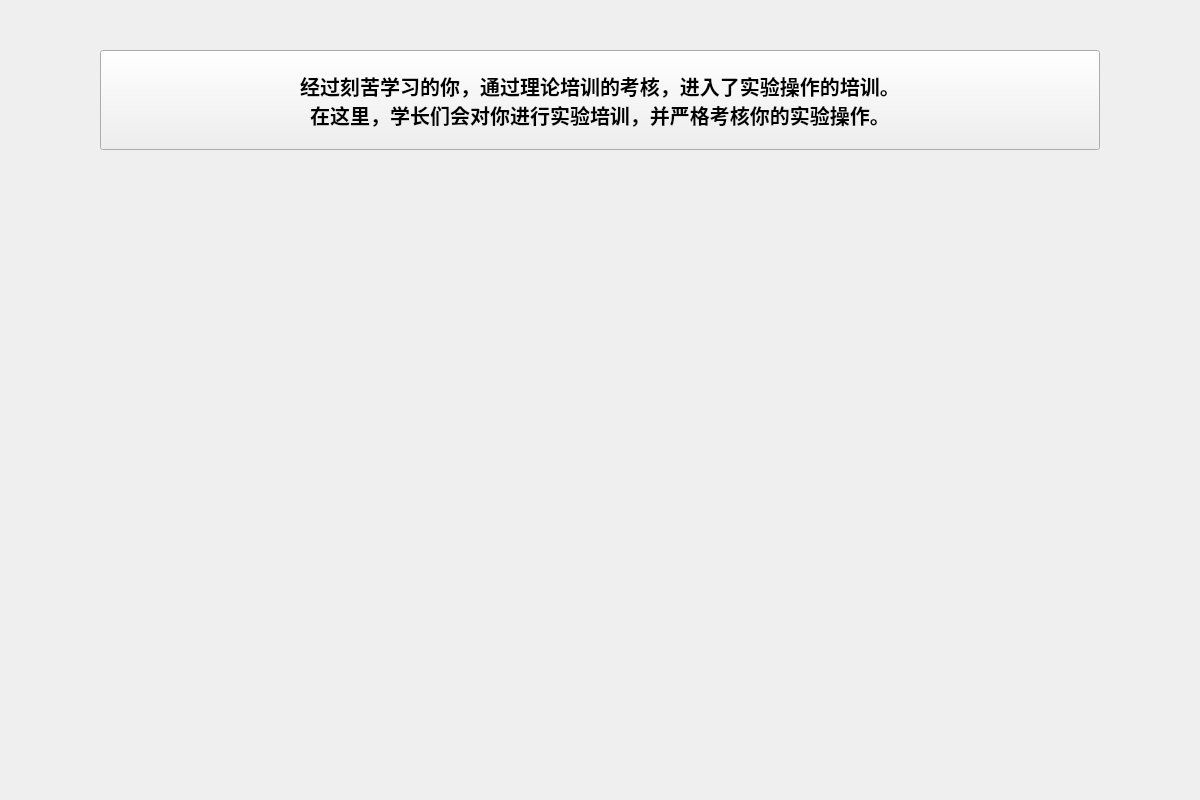
<?xml version="1.0" encoding="UTF-8"?>
<ui version="4.0">
 <class>PPT56</class>
 <widget class="QWidget" name="PPT56">
  <property name="geometry">
   <rect>
    <x>0</x>
    <y>0</y>
    <width>1200</width>
    <height>800</height>
   </rect>
  </property>
  <property name="windowTitle">
   <string>Form</string>
  </property>
  <widget class="QPushButton" name="pushButton">
   <property name="geometry">
    <rect>
     <x>100</x>
     <y>50</y>
     <width>1000</width>
     <height>100</height>
    </rect>
   </property>
   <property name="font">
    <font>
     <pointsize>15</pointsize>
     <weight>75</weight>
     <bold>true</bold>
    </font>
   </property>
   <property name="text">
    <string>经过刻苦学习的你，通过理论培训的考核，进入了实验操作的培训。
在这里，学长们会对你进行实验培训，并严格考核你的实验操作。</string>
   </property>
  </widget>
 </widget>
 <resources/>
 <connections/>
</ui>
